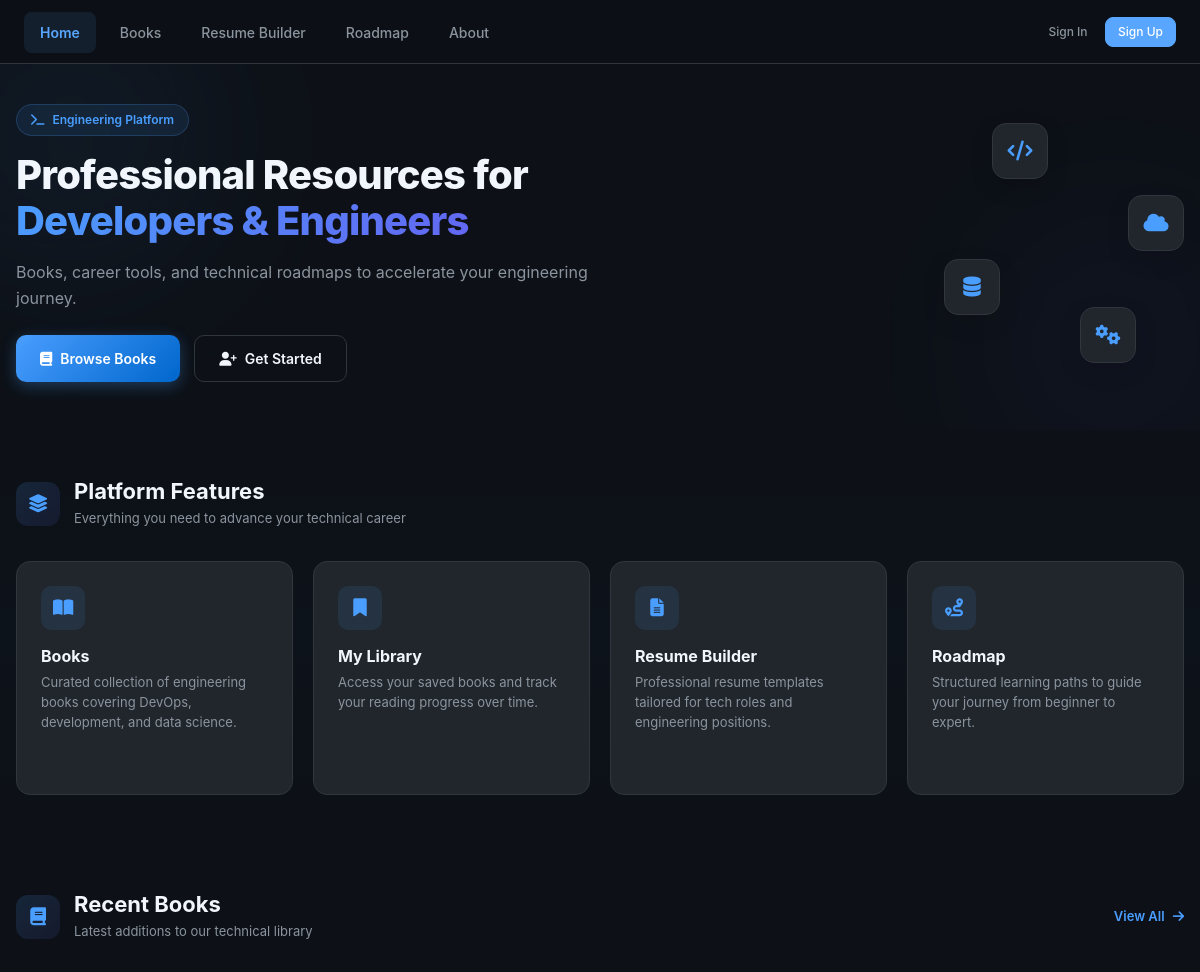
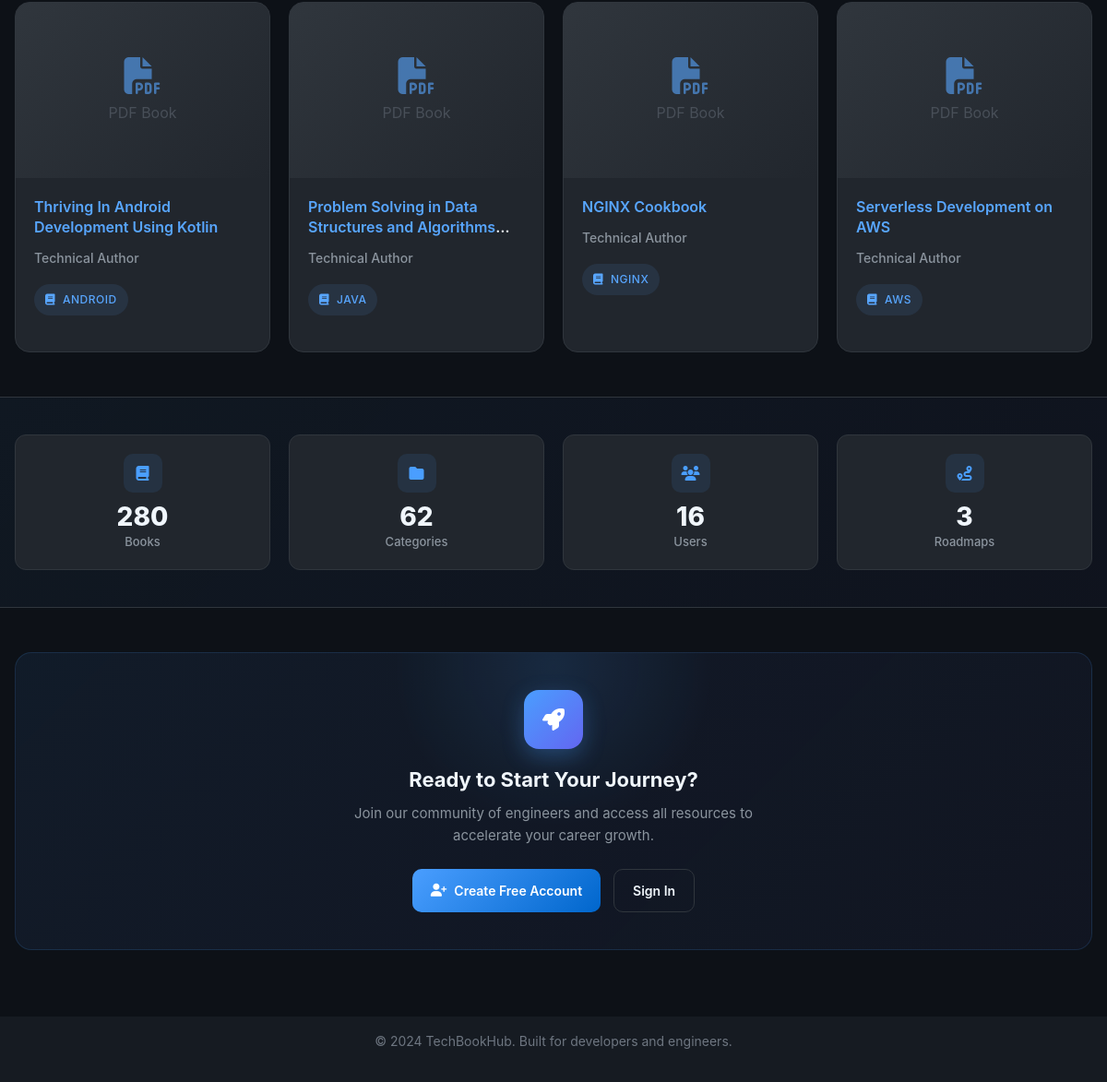
The page / on the database its author committed (2 pictures, top to bottom).
### books/models.py (models this page shows, shortened)
class Book(models.Model):
    id = models.AutoField(primary_key=True)
    name = models.CharField(max_length=255)
    price = models.IntegerField()
    description = models.TextField()
    author = models.CharField(max_length=255, blank=True, default='')
    cover_image = models.ImageField(upload_to='book_images/', null=True, blank=True)
    pdf = models.FileField(upload_to='book_pdfs/', null=True, blank=True)
    category = models.ForeignKey(Category, on_delete=models.SET_NULL, null=True, blank=True, related_name='books')
    @property
    def cover(self):
        return self.cover_image

class Category(models.Model):
    name = models.CharField(max_length=100, unique=True)
    slug = models.SlugField(max_length=100, unique=True)
    description = models.TextField(blank=True, default='')
    parent = models.ForeignKey('self', on_delete=models.CASCADE, null=True, blank=True, related_name='subcategories')
    class Meta:
        verbose_name_plural = 'Categories'

### home/views.py (the view)
# urls.py: path('', views.index, name='books.index'),
def index(request):
    template_data = {}
    template_data['title'] = 'Digital Library Platform'
    template_data['recent_books'] = Book.objects.all().order_by('-id')[:8]
    template_data['total_books'] = Book.objects.count()
    template_data['total_categories'] = Category.objects.count()
    template_data['total_users'] = User.objects.count()
    return render(request, 'home/index.html', {'template_data': template_data})

### accounts/context_processors.py (called while the page is built)
def access_control_context(request):
    try:
        if hasattr(request, 'user') and request.user and request.user.is_authenticated:
            return {
                'access_context': get_user_access_context(request.user)
            }
    except Exception as e:
        import logging
        logger = logging.getLogger(__name__)
        logger.error(f"Error in access_control_context: {e}")
    return {
        'access_context': {
            'has_content_access': False,
            'is_superuser': False,
            'access_status': None,
            'can_request_access': False,
            'access_status_display': 'Unknown'
        }
    }

### home/templates/home/index.html (shortened to what this page needs)
{% extends 'base.html' %}
{% load static %}
{% block content %}
<div class="home-hero-section">
  <div class="hero-bg-effects">
    <div class="hero-glow glow-1"></div>
  </div>
  <div class="container">
    <div class="hero-content-wrapper">
      <div class="hero-text-content">
        <div class="hero-badge"><i class="fas fa-terminal"></i><span>Engineering Platform</span></div>
        <h1 class="hero-title">Professional Resources for <span class="gradient-text">Developers & Engineers</span></h1>
        <p class="hero-description">Books, career tools, and technical roadmaps to accelerate your engineering journey.</p>
        <div class="hero-actions">
          <a href="{% url 'books.index' %}" class="btn-hero-primary"><i class="fas fa-book"></i> Browse Books</a>
          {% if not user.is_authenticated %}
          <a href="{% url 'accounts.signup' %}" class="btn-hero-secondary"><i class="fas fa-user-plus"></i> Get Started</a>
          {% endif %}
        </div>
      </div>
      <div class="hero-visual">
        <div class="floating-icon icon-1"><i class="fas fa-code"></i></div>
        <div class="floating-icon icon-2"><i class="fas fa-cloud"></i></div>
        <div class="floating-icon icon-3"><i class="fas fa-database"></i></div>
        <div class="floating-icon icon-4"><i class="fas fa-cogs"></i></div>
      </div>
    </div>
  </div>
</div>
<div class="home-section features-section">
  <div class="container">
    <div class="section-header-row">
      <div class="section-title-block">
        <div class="section-icon-wrap"><i class="fas fa-layer-group"></i></div>
        <div><h2>Platform Features</h2><p>Everything you need to advance your technical career</p></div>
      </div>
    </div>
    <div class="features-grid">
      <a href="{% url 'books.index' %}" class="feature-card">
        <div class="feature-icon"><i class="fas fa-book-open"></i></div>
        <h3>Books</h3>
        <p>Curated collection of engineering books covering DevOps, development, and data science.</p>
      </a>
      <a href="{% url 'library.index' %}" class="feature-card">
        <div class="feature-icon"><i class="fas fa-bookmark"></i></div>
        <h3>My Library</h3>
        <p>Access your saved books and track your reading progress over time.</p>
      </a>
      <a href="{% url 'resume_builder:home' %}" class="feature-card">
        <div class="feature-icon"><i class="fas fa-file-alt"></i></div>
        <h3>Resume Builder</h3>
        <p>Professional resume templates tailored for tech roles and engineering positions.</p>
      </a>
      <a href="{% url 'roadmap:home' %}" class="feature-card">
        <div class="feature-icon"><i class="fas fa-route"></i></div>
        <h3>Roadmap</h3>
        <p>Structured learning paths to guide your journey from beginner to expert.</p>
      </a>
    </div>
  </div>
</div>
<div class="home-section books-section">
  <div class="container">
    <div class="section-header-row">
      <div class="section-title-block">
        <div class="section-icon-wrap"><i class="fas fa-book"></i></div>
        <div><h2>Recent Books</h2><p>Latest additions to our technical library</p></div>
      </div>
      <a href="{% url 'books.index' %}" class="view-all-link">View All <i class="fas fa-arrow-right"></i></a>
    </div>
    {% if template_data.recent_books %}
    <div class="home-books-row">
      {% for book in template_data.recent_books|slice:":4" %}
      <div class="book-card" data-book-url="{% url 'books.show' book.id %}">
        <div class="book-cover">
        </div>
        <div class="book-info">
          <div>
            <h4 class="book-title">
              <a href="{% url 'books.show' book.id %}">{{ book.name }}</a>
            </h4>
            <p class="book-author">{{ book.author|default:"Technical Author" }}</p>
            {% if book.category %}
              <div class="book-category">
                {% if 'devops' in book.category.name|lower %}
                  <i class="fas fa-cogs"></i>
                {% elif 'cloud' in book.category.name|lower %}
                  <i class="fas fa-cloud"></i>
                {% elif 'data' in book.category.name|lower %}
                  <i class="fas fa-chart-bar"></i>
                {% elif 'machine' in book.category.name|lower %}
                  <i class="fas fa-robot"></i>
                {% elif 'software' in book.category.name|lower %}
                  <i class="fas fa-code"></i>
                {% elif 'database' in book.category.name|lower %}
                  <i class="fas fa-database"></i>
                {% else %}
                  <i class="fas fa-book"></i>
                {% endif %}
                {{ book.category.name }}
              </div>
            {% endif %}
          </div>
        </div>
      </div>
      {% endfor %}
    </div>
    {% else %}
    <div class="empty-state"><i class="fas fa-book-open"></i><p>No books available yet.</p></div>
    {% endif %}
  </div>
</div>
<div class="home-section stats-section">
  <div class="container">
    <div class="stats-grid">
      <div class="stat-card"><div class="stat-icon"><i class="fas fa-book"></i></div><div class="stat-value">{{ template_data.total_books|default:"0" }}</div><div class="stat-label">Books</div></div>
      <div class="stat-card"><div class="stat-icon"><i class="fas fa-folder"></i></div><div class="stat-value">{{ template_data.total_categories|default:"0" }}</div><div class="stat-label">Categories</div></div>
      <div class="stat-card"><div class="stat-icon"><i class="fas fa-users"></i></div><div class="stat-value">{{ template_data.total_users|default:"0" }}</div><div class="stat-label">Users</div></div>
      <div class="stat-card"><div class="stat-icon"><i class="fas fa-route"></i></div><div class="stat-value">3</div><div class="stat-label">Roadmaps</div></div>
    </div>
  </div>
</div>
{% if not user.is_authenticated %}
<div class="home-section cta-section">
  <div class="container">
    <div class="cta-card">
      <div class="cta-glow"></div>
      <div class="cta-content">
        <div class="cta-icon"><i class="fas fa-rocket"></i></div>
        <h3>Ready to Start Your Journey?</h3>
        <p>Join our community of engineers and access all resources to accelerate your career growth.</p>
        <div class="cta-buttons">
          <a href="{% url 'accounts.signup' %}" class="btn-cta-primary"><i class="fas fa-user-plus"></i> Create Free Account</a>
          <a href="{% url 'accounts.login' %}" class="btn-cta-secondary">Sign In</a>
        </div>
      </div>
    </div>
  </div>
</div>
{% endif %}
{% endblock %}

### booksstore/static/css/dark-theme-unified.css (style rules this page uses)
:root { --bg-primary: #0d1117; --bg-secondary: #161b22; --bg-surface: #21262d; --bg-elevated: #30363d; --bg-overlay: #161b22; --bg-input: #0d1117; --bg-hero: linear-gradient(135deg, #0d1117 0%, #161b22 100%); --text-primary: #f0f6fc; --text-secondary: #8b949e; --text-tertiary: #6e7681; --text-muted: #484f58; --text-inverse: #24292f; --accent-primary: #58a6ff; --accent-hover: #388bfd; --accent-active: #1f6feb; --accent-subtle: rgba(88, 166, 255, 0.1); --accent-muted: rgba(88, 166, 255, 0.4); --accent-emphasis: #1f6feb; --success: #3fb950; --success-subtle: rgba(63, 185, 80, 0.15); --success-muted: rgba(63, 185, 80, 0.4); --warning: #d29922; --warning-subtle: rgba(210, 153, 34, 0.15); --warning-muted: rgba(210, 153, 34, 0.4); --error: #f85149; --error-subtle: rgba(248, 81, 73, 0.15); --error-muted: rgba(248, 81, 73, 0.4); --info: #79c0ff; --info-subtle: rgba(121, 192, 255, 0.15); --info-muted: rgba(121, 192, 255, 0.4); --border-default: #30363d; --border-muted: #21262d; --border-subtle: #484f58; --border-emphasis: #6e7681; --border-focus: var(--accent-primary); --border-success: var(--success); --border-warning: var(--warning); --border-error: var(--error); --shadow-sm: 0 1px 2px rgba(0, 0, 0, 0.3); --shadow-md: 0 3px 6px rgba(0, 0, 0, 0.4); --shadow-lg: 0 8px 24px rgba(0, 0, 0, 0.5); --shadow-xl: 0 12px 48px rgba(0, 0, 0, 0.6); --glow-accent: 0 0 0 3px var(--accent-subtle); --glow-success: 0 0 0 3px var(--success-subtle); --glow-error: 0 0 0 3px var(--error-subtle); --space-1: 4px; --space-2: 8px; --space-3: 12px; --space-4: 16px; --space-5: 20px; --space-6: 24px; --space-8: 32px; --space-10: 40px; --space-12: 48px; --space-16: 64px; --space-20: 80px; --space-24: 96px; --font-size-xs: 12px; --font-size-sm: 14px; --font-size-base: 16px; --font-size-lg: 18px; --font-size-xl: 20px; --font-size-2xl: 24px; --font-size-3xl: 30px; --font-size-4xl: 36px; --font-size-5xl: 48px; --font-weight-normal: 400; --font-weight-medium: 500; --font-weight-semibold: 600; --font-weight-bold: 700; --line-height-tight: 1.25; --line-height-snug: 1.375; --line-height-normal: 1.5; --line-height-relaxed: 1.625; --radius-sm: 6px; --radius-md: 8px; --radius-lg: 12px; --radius-xl: 16px; --radius-2xl: 24px; --radius-full: 9999px; --transition-fast: 150ms cubic-bezier(0.4, 0, 0.2, 1); --transition-normal: 250ms cubic-bezier(0.4, 0, 0.2, 1); --transition-slow: 350ms cubic-bezier(0.4, 0, 0.2, 1); --ease-in: cubic-bezier(0.4, 0, 1, 1); --ease-out: cubic-bezier(0, 0, 0.2, 1); --ease-in-out: cubic-bezier(0.4, 0, 0.2, 1); }
* { box-sizing: border-box; margin: 0; padding: 0; }
html { font-size: 16px; line-height: var(--line-height-normal); -webkit-font-smoothing: antialiased; -moz-osx-font-smoothing: grayscale; scroll-behavior: smooth; }
body { font-family: -apple-system, BlinkMacSystemFont, 'Segoe UI', 'Noto Sans', Helvetica, Arial, sans-serif; font-size: var(--font-size-base); font-weight: var(--font-weight-normal); line-height: var(--line-height-normal); color: var(--text-primary); background-color: var(--bg-primary); overflow-x: hidden; min-height: 100vh; }
h1, h2, h3, h4, h5, h6 { font-weight: var(--font-weight-semibold); line-height: var(--line-height-tight); color: var(--text-primary); margin-bottom: var(--space-4); }
h1 { font-size: var(--font-size-4xl); font-weight: var(--font-weight-bold); }
h2 { font-size: var(--font-size-3xl); }
h3 { font-size: var(--font-size-2xl); }
h4 { font-size: var(--font-size-xl); }
p { color: var(--text-secondary); line-height: var(--line-height-relaxed); margin-bottom: var(--space-4); }
a { color: var(--accent-primary); text-decoration: none; transition: color var(--transition-fast); }
.container { width: 100%; max-width: 1200px; margin: 0 auto; padding: 0 var(--space-4); }

### booksstore/static/css/auth-enterprise.css (style rules this page uses)
.feature-icon { width: 48px; height: 48px; background: linear-gradient(135deg, rgba(74, 158, 255, 0.2) 0%, rgba(74, 158, 255, 0.1) 100%); border-radius: 12px; display: flex; align-items: center; justify-content: center; flex-shrink: 0; }
.feature-icon i { font-size: 1.25rem; color: #4a9eff; }

### rows shown on the page
Book: name "Thriving In Android Development Using Kotlin", author "Technical Author", category.name "ANDROID"
Book: name "Problem Solving in Data Structures and…", author "Technical Author", category.name "JAVA"
Book: name "NGINX Cookbook", author "Technical Author", category.name "NGINX"
Book: name "Serverless Development on AWS", author "Technical Author", category.name "AWS"

### other values the page prints
{{ template_data.total_books|default:"0" }} "280"
{{ template_data.total_categories|default:"0" }} "62"
{{ template_data.total_users|default:"0" }} "16"
